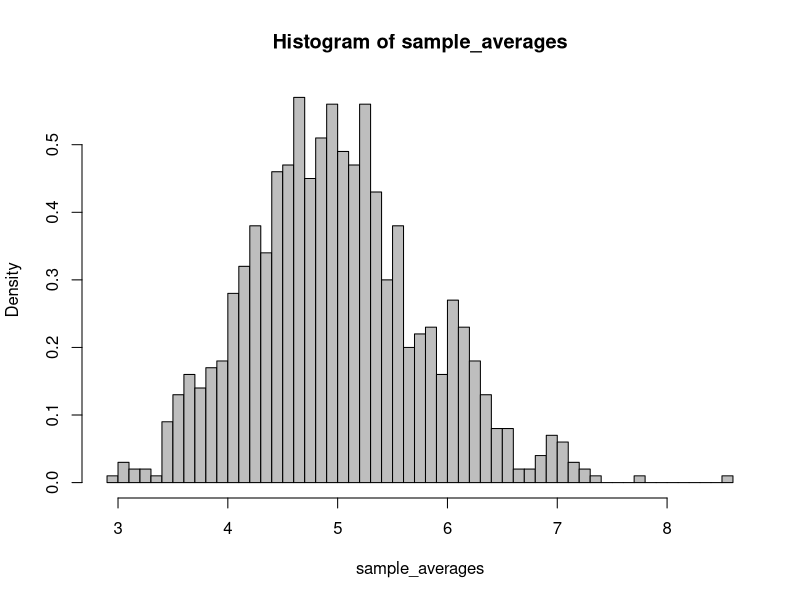

Here is the R script that generated this plot:
## ---- chunk 1
set.seed(100)
#exponential distribution
lambda <- 0.2
exponentials <- rexp(1000, rate = lambda)
#matrix of 1000 simulations of samples of size 40
n_sim <- 1000
sample_size <- 40
m <- matrix(rexp(n_sim*sample_size, rate = lambda), nrow = n_sim, ncol = sample_size)
#vector of 1000 averages of samples
sample_averages <- apply(m, 1, mean)
## ---- chunk 2
theoretical_mean <- 1/lambda
mean_sample <- mean(sample_averages)
## ---- chunk 3



## ---- chunk 4
hist(sample_averages, breaks = 50, col = "grey", prob = TRUE)
